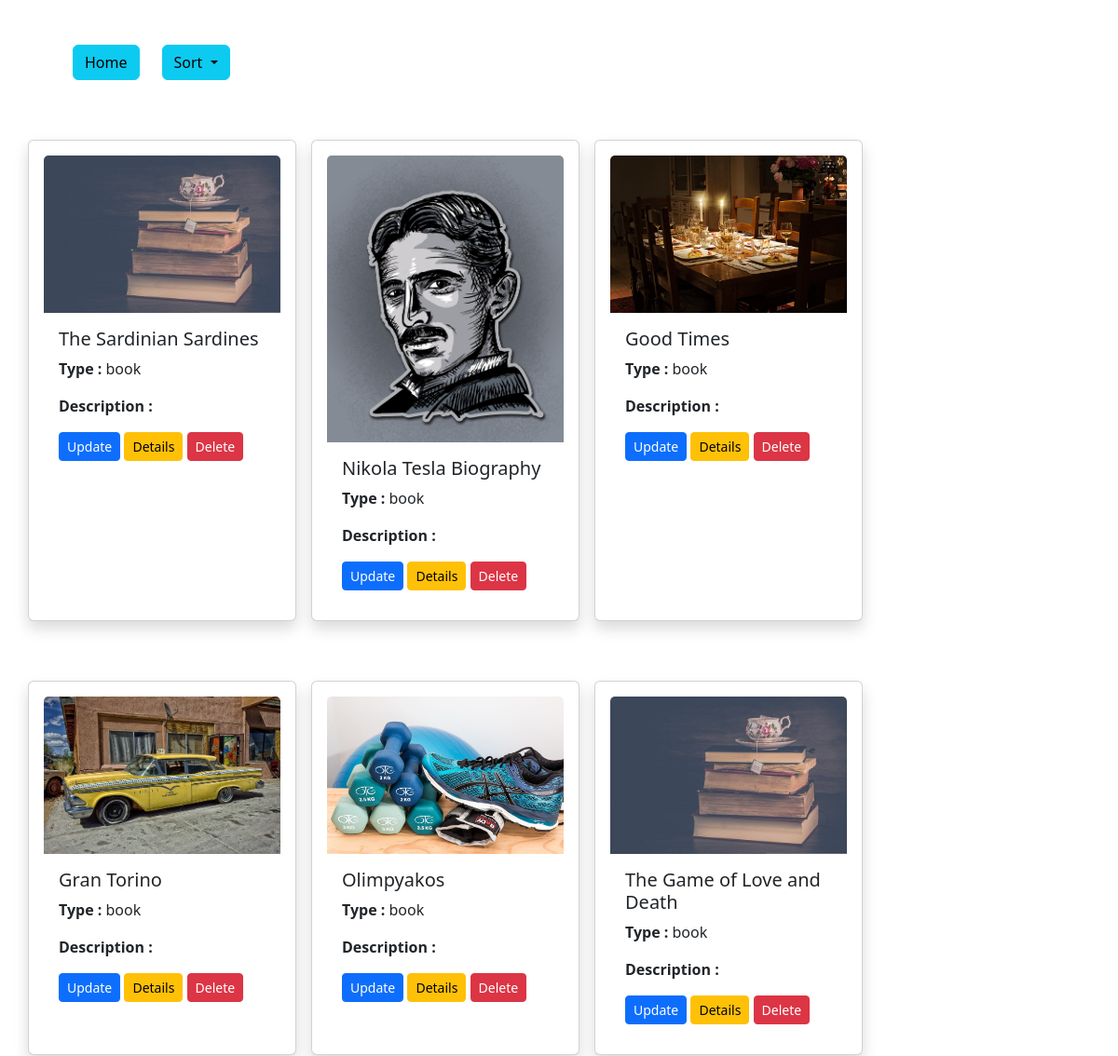
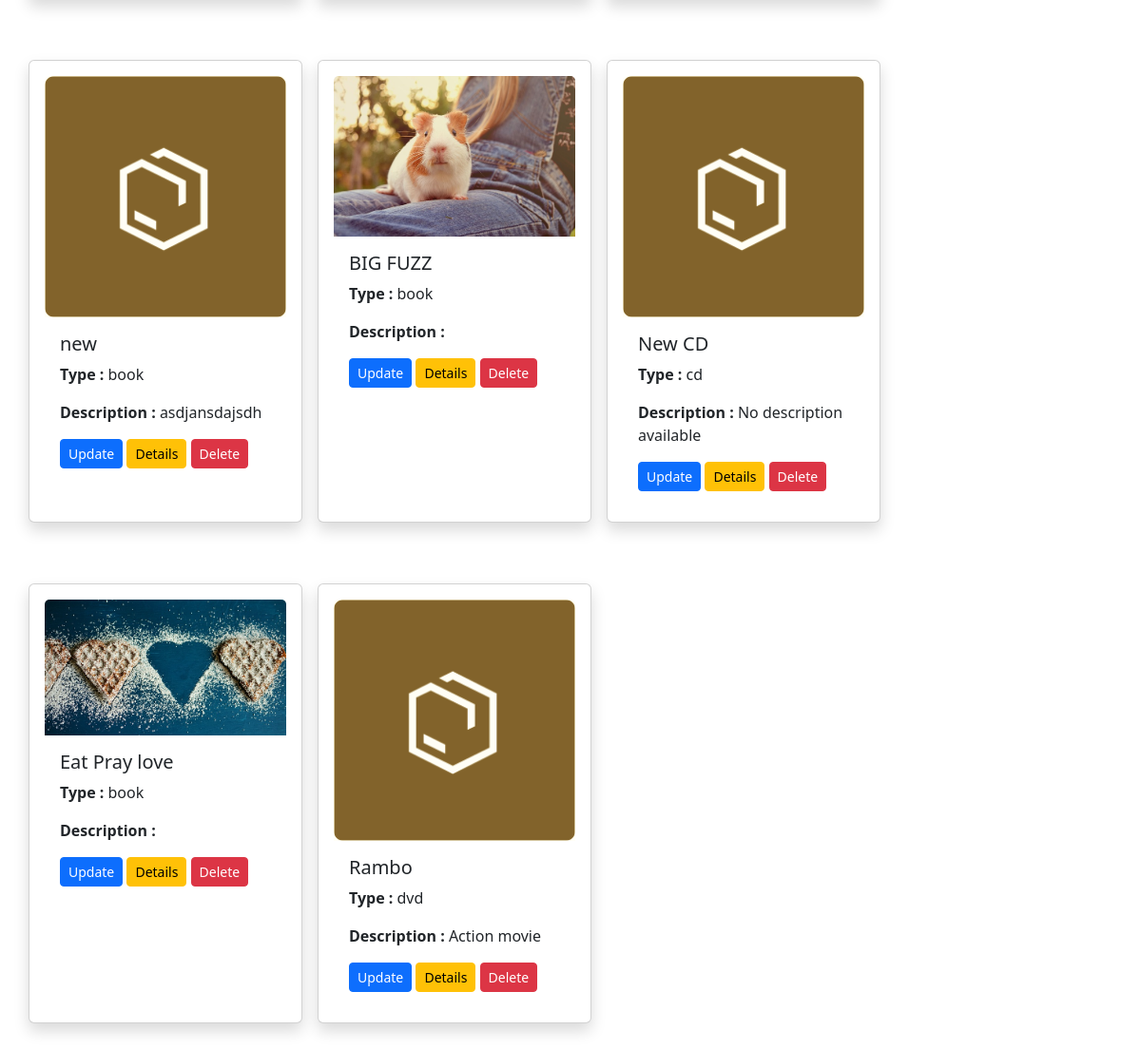
Page /sort.php on the committed database (2 pictures, top to bottom).
### tables this page shows
CREATE TABLE `library` (
  `id` int(11) NOT NULL,
  `title` varchar(50) NOT NULL,
  `pic` varchar(100) NOT NULL,
  `isbncode` int(20) NOT NULL,
  `short_description` varchar(255) NOT NULL,
  `type` enum('book','cd','dvd') DEFAULT NULL,
  `author_first_name` varchar(50) NOT NULL,
  `author_last_name` varchar(50) NOT NULL,
  `publisher_name` varchar(50) NOT NULL,
  `publisher_address` varchar(100) NOT NULL,
  `publish_date` datetime NOT NULL,
  `status` enum('available','reserved') DEFAULT NULL
);

### sort.php (the view, shortened to what this page needs)
<?php
require_once 'actions/db_connect.php';
if (isset($_GET["type"])) {
    $type = $_GET["type"];
    $sql = "SELECT * FROM library WHERE type = '$type'";
    $result = mysqli_query($connect, $sql);
    $body = "";
    if (mysqli_num_rows($result) == 0) {
        $body = "No results";
    } else {
        while ($row = mysqli_fetch_assoc($result)) {
            $body .= "
            <div class='card shadow p-3 mb-5' style='width: 18rem;'>
                <img src='pic/" .$row['pic']."' class='card-img-top' alt='...'>
                <div class='card-body'>
                    <h5 class='card-title'>" .$row['title']."</h5>
                    <p class='card-text'><span class='fw-bolder'>Type :</span> " .$row['type']."</p>
                    <p class='card-text'><span class='fw-bolder'>Description :</span> ".$row['']."</p>
                    <a href='update.php?id=" .$row['id']."'><button class='btn btn-primary btn-sm' type='button'>Update</button></a>
                    <a href='details.php?id=" .$row['id']."'><button class='btn btn-warning btn-sm' type='button'>Details</button></a>
                    <a href='delete.php?id=" .$row['id']."'><button class='btn btn-danger btn-sm' type='button'>Delete</button></a>
                </div>
            </div>
";
        }
    }
} else {
    $sql = "SELECT * FROM library";
    $result = mysqli_query($connect, $sql);
    $body = "";
    if (mysqli_num_rows($result) == 0) {
        $body = "No results";
    } else {
        while ($row = mysqli_fetch_assoc($result)) {
            $body .= "
            <div class='card shadow p-3 mb-5' style='width: 18rem;'>
                <img src='pic/" .$row['pic']."' class='card-img-top' alt='...'>
                <div class='card-body'>
                    <h5 class='card-title'>" .$row['title']."</h5>
                    <p class='card-text'><span class='fw-bolder'>Type :</span> " .$row['type']."</p>
                    <p class='card-text'><span class='fw-bolder'>Description :</span> ".$row['short_description']."</p>
                    <a href='update.php?id=" .$row['id']."'><button class='btn btn-primary btn-sm' type='button'>Update</button></a>
                    <a href='details.php?id=" .$row['id']."'><button class='btn btn-warning btn-sm' type='button'>Details</button></a>
                    <a href='delete.php?id=" .$row['id']."'><button class='btn btn-danger btn-sm' type='button'>Delete</button></a>
                </div>
            </div>
";
        }
    }
}
?>
<html lang="en">
<head>
    <?php require_once 'components/boot.php'?>
</head>
<body>
<div class="container p-5">
    <div class = 'row'>
        <div class='mb-3 col-auto mr-auto'>
            <a href= "index.php"><button class='btn btn-info'type="button" >Home</button></a>
        </div>
        <div class="dropdown col-auto">
            <button class="btn btn-info dropdown-toggle" type="button" id="dropdownMenuButton1" data-bs-toggle="dropdown" aria-expanded="false">
                        Sort
            </button>
        </div>
    </div>
</div>
    <div class="container">
        <div class="row rows-col-lg-4 rows-col-md-2 rows-col-sm-1 gap-3">
            <?= $body ?>
        </div>
    </div>
</body>
</html>

### rows in the picture
library: pic (picture), title "The Sardinian Sardines", type "book"
library: pic (picture), title "Nikola Tesla Biography", type "book"
library: pic (picture), title "Good Times", type "book"
library: pic (picture), title "Gran Torino", type "book"
library: pic (picture), title "Olimpyakos", type "book"
library: pic (picture), title "The Game of Love and Death", type "book"
library: pic (picture), title "new", type "book", short_description "asdjansdajsdh"
library: pic (picture), title "BIG FUZZ", type "book"
library: pic (picture), title "New CD", type "cd", short_description "No description available"
library: pic (picture), title "Eat Pray love", type "book"
library: pic (picture), title "Rambo", type "dvd", short_description "Action movie"
